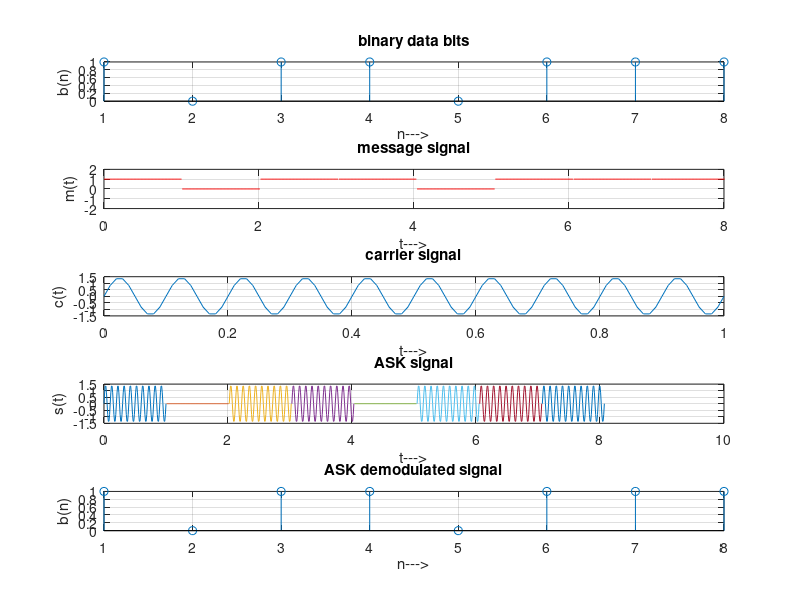

The MATLAB script that drew this image:
%ASK Modulation

clc;
clear all;
close all;
%GENERATE CARRIER SIGNAL
Tb=1; fc=10;
t=0:Tb/100:1;
c=sqrt(2/Tb)*sin(2*pi*fc*t);
%generate message signal
N=8;
m=rand(1,N);
t1=0;t2=Tb
for i=1:N
 t=[t1:.01:t2]
 if m(i)>0.5
 m(i)=1;
 m_s=ones(1,length(t));
 else
 m(i)=0;
 m_s=zeros(1,length(t));
 end
 message(i,:)=m_s;


 %product of carrier and message
 ask_sig(i,:)=c.*m_s;
 t1=t1+(Tb+.01);
 t2=t2+(Tb+.01);
 %plot the message and ASK signal
 subplot(5,1,2);axis([0 N -2 2]);plot(t,message(i,:),'r');
 title('message signal');xlabel('t--->');ylabel('m(t)');grid on
 hold on
 subplot(5,1,4);plot(t,ask_sig(i,:));
 title('ASK signal');xlabel('t--->');ylabel('s(t)');grid on
 hold on
 end
hold off
%Plot the carrier signal and input binary data
tt=0:Tb/100:1;
subplot(5,1,3);plot(tt,c);
title('carrier signal');xlabel('t--->');ylabel('c(t)');grid on
subplot(5,1,1);stem(m);
title('binary data bits');xlabel('n--->');ylabel('b(n)');grid on

2 
% ASK Demodulation
t1=0;t2=Tb
 for i=1:N
 t=[t1:Tb/100:t2]
 %correlator
 x=sum(c.*ask_sig(i,:));
 %decision device
 if x>0
 demod(i)=1;
 else
 demod(i)=0;
 end
 t1=t1+(Tb+.01);
 t2=t2+(Tb+.01);
 end
 %plot demodulated binary data bits
 subplot(5,1,5);stem(demod);
 title('ASK demodulated signal'); xlabel('n--->');ylabel('b(n)');grid on 